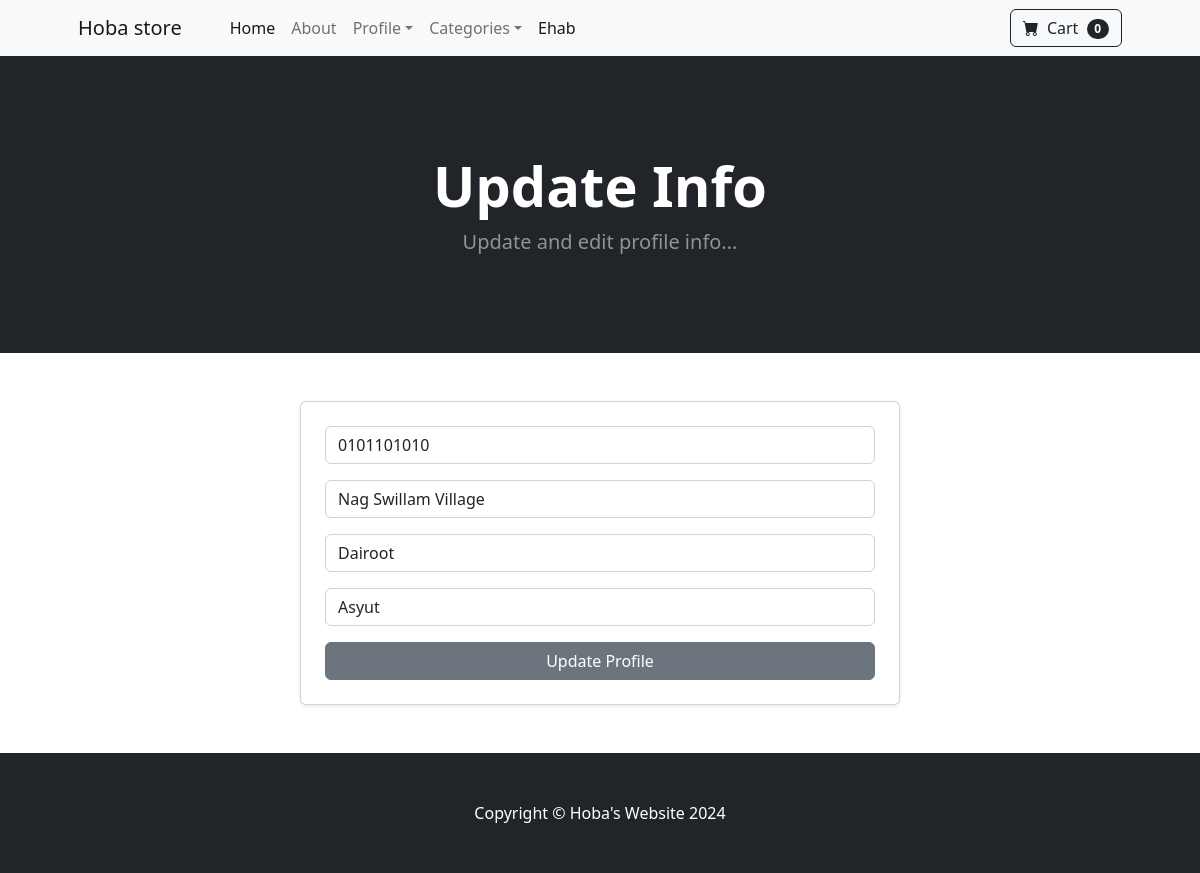
The page /update_info/ (signed in) on the database as committed earlier.
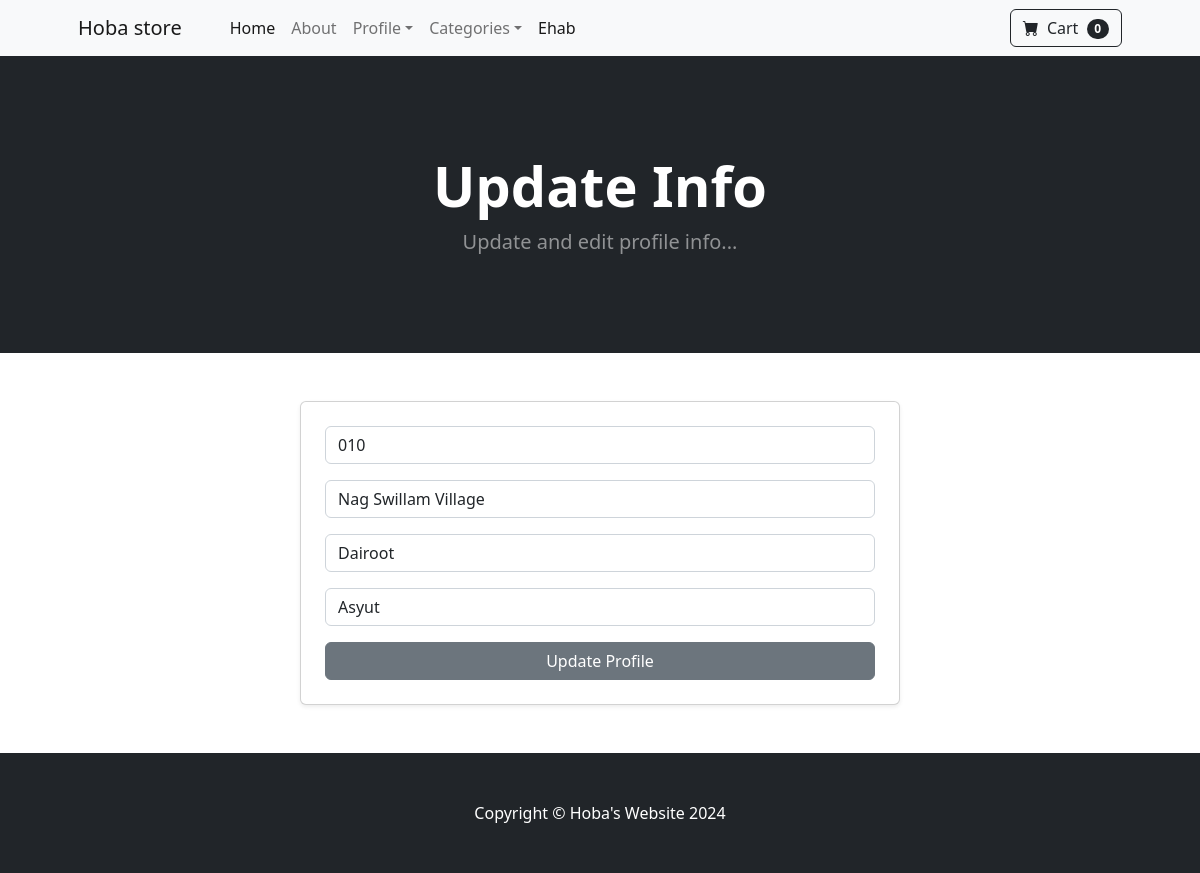
The same page on the database as committed later.
### store/models.py (models this page shows, shortened)
class Profile(models.Model):
    user = models.OneToOneField(User, on_delete=models.CASCADE)
    date_modified = models.DateTimeField(User, auto_now=True)
    phone = models.CharField(max_length=20, blank=True)
    address = models.CharField(max_length=200, blank=True)
    city = models.CharField(max_length=200, blank=True)
    governorate = models.CharField(max_length=200, blank=True)

### store/views.py (the view)
# urls.py: path('update_info/', views.update_info, name='update_info'),
def update_info(request):
    if request.user.is_authenticated: # check if current user is logged in
        current_user = Profile.objects.get(user__id=request.user.id) # get current user unique id to match the user's id
        form = UserInfoForm(request.POST or None, instance=current_user) # get the form for the user (using their id)
        if form.is_valid():
            form.save()
            messages.success(request, "Your details are saved successfully!")
            return redirect('home')
        return render(request, 'users/update_info.html', {'form': form})
    messages.error(request, "You must be logged first!")
    return redirect('update_info')

### store/forms.py
class UserInfoForm(forms.ModelForm):
    phone = forms.CharField(label='', widget=forms.TextInput(attrs={'class':'form-control', 'placeholder':'Phone Number'}), required=False)
    address = forms.CharField(label='', widget=forms.TextInput(attrs={'class':'form-control', 'placeholder':'Address'}), required=False)
    city = forms.CharField(label='', widget=forms.TextInput(attrs={'class':'form-control', 'placeholder':'City'}), required=False)
    governorate = forms.CharField(label='', widget=forms.TextInput(attrs={'class':'form-control', 'placeholder':'Governorate or State'}), required=False)
    class Meta:
        model = Profile
        fields = ('phone', 'address', 'city', 'governorate',)

### cart/cart.py (called while the page is built)
    def __len__(self):
        return len(self.cart)

### cart/context_processors.py (called while the page is built)
def cart(request):
    return {'cart': Cart(request)}

### store/templates/users/update_info.html (shortened to what this page needs)
{% extends "base.html" %}
{% block content %}
<header class="bg-dark py-5 mb-5">
    <div class="container px-4 px-lg-5 my-5">
        <div class="text-center text-white">
            <h1 class="display-4 fw-bolder">Update Info</h1>
            <p class="lead fw-normal text-white-50 mb-0">Update and edit profile info...</p>
        </div>
    </div>
</header>
<div class='col-md-6 offset-md-3'>
    <div class='card shadow-sm p-4'>
        <form method="POST" action='{% url "update_info" %}'>
            {{ form.as_p }}
            <button type="submit" class="btn btn-secondary w-100">Update Profile</button>
        </form>
    </div>
</div>
{% endblock content %}

Rows that differ between the two databases and show on the page:
changed Profile "Nag Swillam Village": phone "0101101010" → "010"
